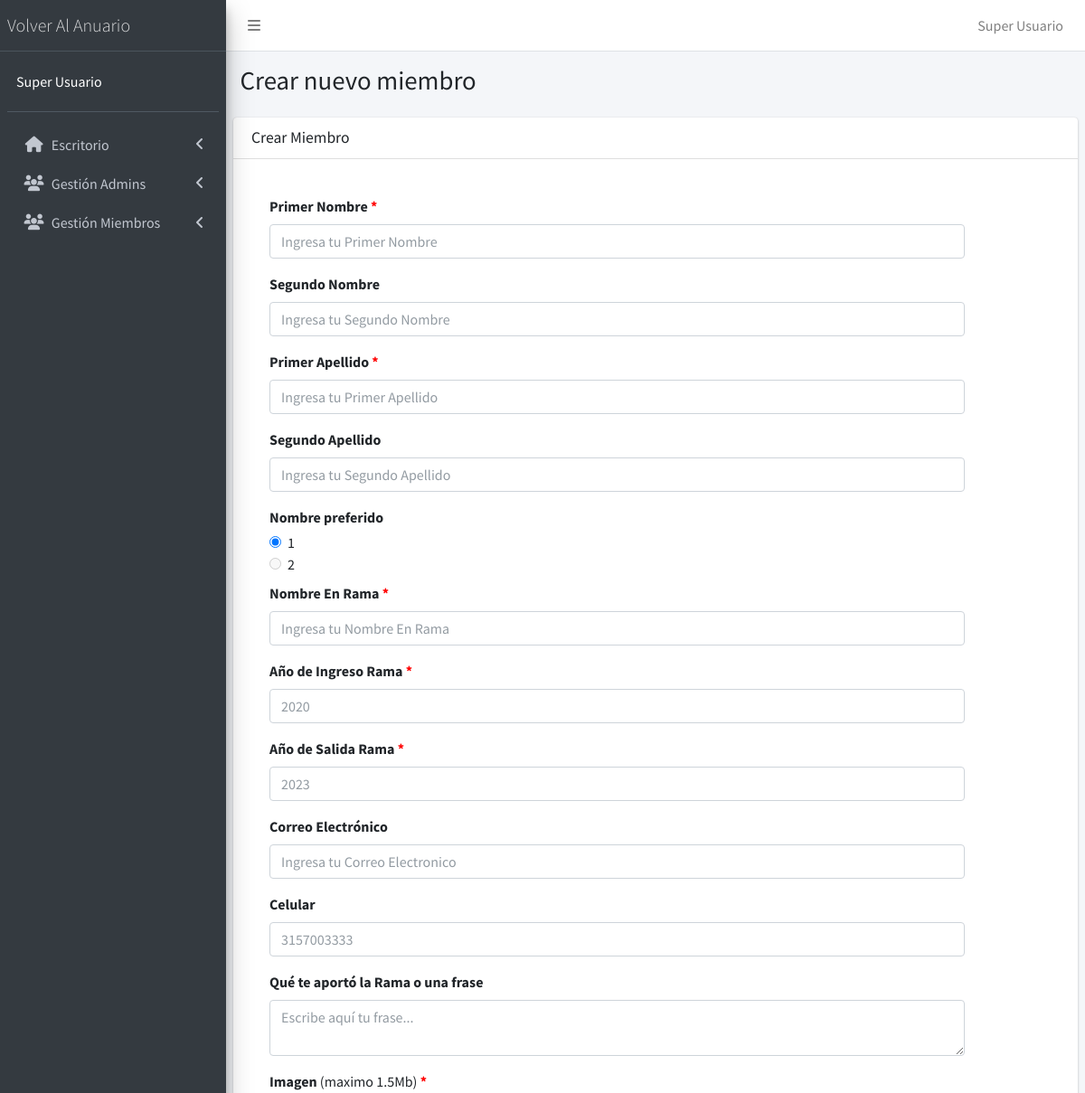
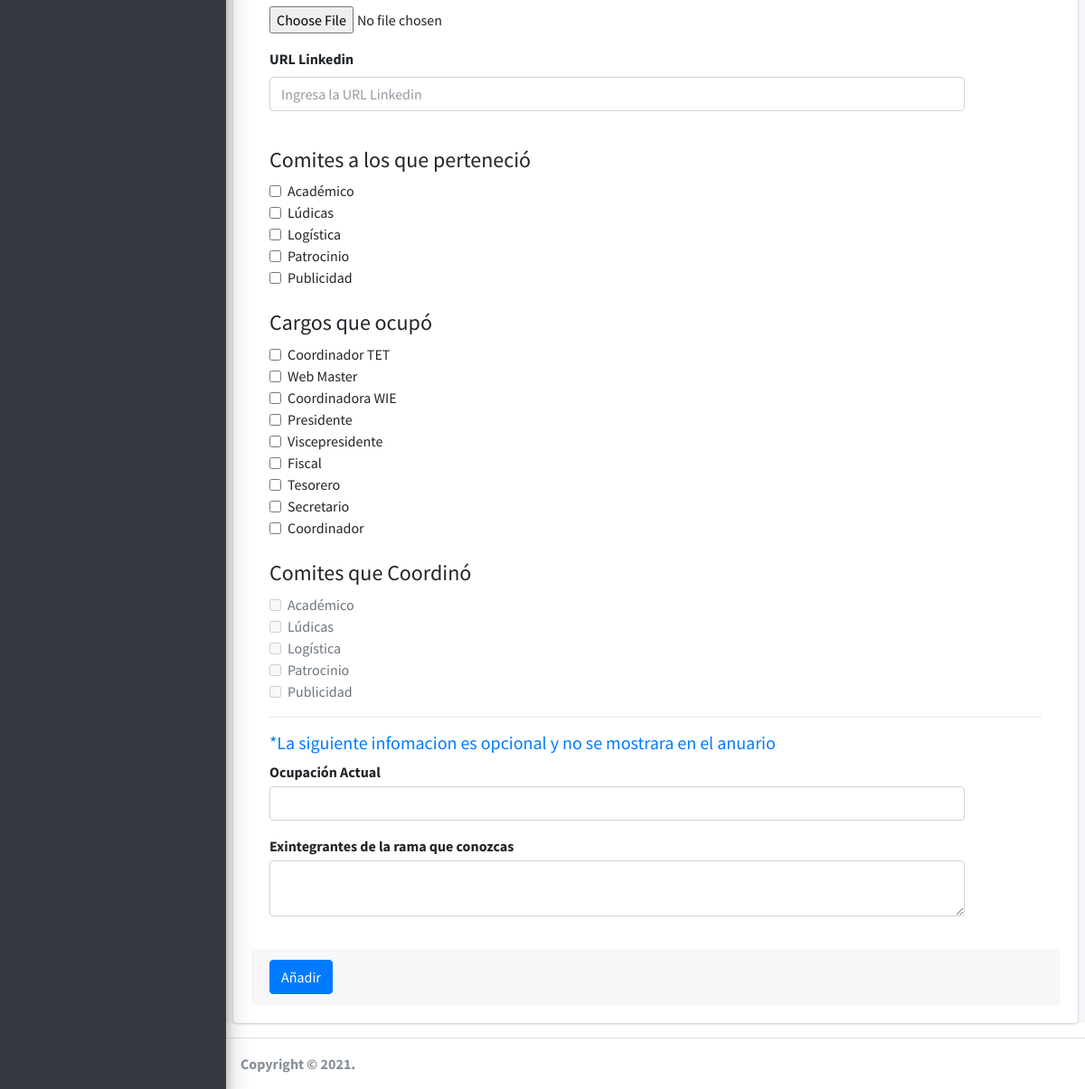
The app's page /admin/crear-miembro.php (signed in) with its own data (2 pictures, top to bottom).
### tables this page shows
CREATE TABLE `comites` (
  `id` int(11) NOT NULL,
  `comite` varchar(20) NOT NULL
);

CREATE TABLE `cargos` (
  `id` int(11) NOT NULL,
  `cargo` varchar(20) NOT NULL
);

### admin/funciones/quitar_tildes.php (called while the page is built)
<?php
function quitar_tildes($cadena) {
$no_permitidas= array ("á","é","í","ó","ú","Á","É","Í","Ó","Ú","ñ","À","Ã","Ì","Ò","Ù","Ã™","Ã ","Ã¨","Ã¬","Ã²","Ã¹","ç","Ç","Ã¢","ê","Ã®","Ã´","Ã»","Ã‚","ÃŠ","ÃŽ","Ã”","Ã›","ü","Ã¶","Ã–","Ã¯","Ã¤","«","Ò","Ã","Ã„","Ã‹");
$permitidas= array ("a","e","i","o","u","A","E","I","O","U","n","N","A","E","I","O","U","a","e","i","o","u","c","C","a","e","i","o","u","A","E","I","O","U","u","o","O","i","a","e","U","I","A","E");
$texto = str_replace($no_permitidas, $permitidas ,$cadena);
return $texto;
}
?>

### templates/datos-miembro.php (the view, shortened to what this page needs)
<div class="card-body">
	<div class="form-group">
		<input type="text" class="form-control" id="primerNombre" name="primerNombre" placeholder="Ingresa tu Primer Nombre" required>
		<label for="primerNombre">Primer Nombre</label>
	</div>
	<div class="form-group">
		<input type="text" class="form-control" id="segundoNombre" name="segundoNombre" placeholder="Ingresa tu Segundo Nombre">
		<label for="segundoNombre">Segundo Nombre</label>
	</div>
	<div class="form-group">
		<input type="text" class="form-control" id="primerApellido" name="primerApellido" placeholder="Ingresa tu Primer Apellido" required>
		<label for="primerApellido">Primer Apellido</label>
	</div>
	<div class="form-group">
		<input type="text" class="form-control" id="segundoApellido" name="segundoApellido" placeholder="Ingresa tu Segundo Apellido">
		<label for="segundoApellido">Segundo Apellido</label>
	</div>
	<label class="mb-1">Nombre preferido</label>
	<div class="form-check">
		<label for="nombrePreferido1" class="form-check-label">1</label>
		<input type="radio" class="form-check-input" id="nombrePreferido1" value=1 name="nombrePreferido" checked>
	</div>
	<div class="form-check mb-2">
		<label for="nombrePreferido2" class="form-check-label">2</label>
		<input type="radio" class="form-check-input" id="nombrePreferido2" value=2 name="nombrePreferido" disabled>
	</div>
	<div class="form-group">
		<input type="text" class="form-control" id="nombreEnRama" name="nombreEnRama" placeholder="Ingresa tu Nombre En Rama" required>
		<label for="nombreEnRama">Nombre En Rama</label>
	</div>
	<div class="form-group">
		<input type="number" class="form-control" id="anioIngresoRama" name="anioIngresoRama" min="1985" max="<?php echo date("Y"); ?>" placeholder="2020" required>
		<label for="anioIngresoRama">Año de Ingreso Rama</label>
	</div>
	<div class="form-group">
		<input type="number" class="form-control" id="anioSalidaRama" name="anioSalidaRama" min="1985" max="<?php echo date("Y") + 2; ?>" placeholder="<?php echo date("Y") + 2; ?>" required>
		<label for="anioSalidaRama">Año de Salida Rama</label>
	</div>
	<div class="form-group">
		<input type="email" class="form-control" id="correo" name="correo" placeholder="Ingresa tu Correo Electronico">
		<label for="correo">Correo Electrónico</label>
	</div>
	<div class="form-group">
		<input type="number" class="form-control" id="celular" name="celular" placeholder="3157003333">
		<label for="celular">Celular</label>
	</div>
	<div class="form-group">
		<textarea type="text" class="form-control" id="frase" name="frase" maxlength="240" placeholder="Escribe aquí tu frase..."></textarea>
		<label for="frase">Qué te aportó la Rama o una frase</label>
	</div>
	<div class="form-group">
		<div class="input-group">
			<input type="file" id="imagen-miembro" name="imagen-miembro" accept="image/png, image/jpeg, image/jpg" required>
			<label for="imagen-miembro">Imagen <span style="font-weight: lighter;">(maximo 1.5Mb)</span></label>
		</div>
	</div>
	<div class="form-group">
		<input type="text" class="form-control" id="urlLinkedin" name="urlLinkedin" placeholder="Ingresa la URL Linkedin">
		<label for="urlLinkedin">URL Linkedin</label>
	</div>
	<br>
	<h4>Comites a los que perteneció</h4>
	<?php
	foreach ($array_comites as $comite) {
		$comite_format = strtolower(quitar_tildes($comite['comite']));
	?>
		<div class="form-check">
			<input type="checkbox" class="form-check-input" id="<?php echo $comite_format; ?>" name="<?php echo $comite_format; ?>" value="<?php echo $comite_format; ?>">
			<label for="<?php echo $comite_format; ?>" class="form-check-label"><?php echo $comite['comite']; ?></label>
		</div>
	<?php
	}
	?>
	<br>
	<h4>Cargos que ocupó</h4>
	<?php
	foreach ($array_cargos as $cargo) {
		if ($cargo['id'] != 10) {
			$cargo_format = lcfirst(str_replace(' ', '', quitar_tildes($cargo['cargo'])));
	?>
			<div class="form-check">
				<input type="checkbox" class="form-check-input" id="<?php echo $cargo_format; ?>" name="<?php echo $cargo_format; ?>" value="<?php echo $cargo_format; ?>">
				<label for="<?php echo $cargo_format; ?>" class="form-check-label"><?php echo $cargo['cargo'] ?></label>
			</div>
	<?php
		}
	}
	?>
	<br>
	<h4>Comites que Coordinó</h4>
	<?php
	foreach ($array_comites as $comite) {
		$comite_format = strtolower(quitar_tildes($comite['comite']));
	?>
		<div class="form-check">
			<input type="checkbox" class="form-check-input" id="<?php echo 'coord_' . $comite_format; ?>" name="<?php echo 'coord_' . $comite_format; ?>" value="<?php echo 'coord' . $comite_format; ?>" disabled>
			<label for="<?php echo 'coord_' . $comite_format; ?>" class="form-check-label"><?php echo $comite['comite']; ?></label>
		</div>
	<?php
	}
	?>
	<hr class="mt-3">
	<h5 class="mt-3 text-primary">*La siguiente infomacion es opcional y no se mostrara en el anuario</h5>
	<div class="form-group">
		<input class="form-control" type="text" name="ocupacionActual" id="ocupacionActual">
		<label class="mb-1" for="">Ocupación Actual</label>
	</div>
	<div class="form-group">
		<textarea class="form-control" type="text" name="contactos" id="contactos"></textarea>
		<label class="mb-1" for="">Exintegrantes de la rama que conozcas</label>
	</div>
</div>

### admin/css/admin.css (style rules this page uses)
.form-group, .form-group .input-group { display: flex; flex-direction: column-reverse; height: fit-content; width: 90%; }
.form-check { display: flex; flex-direction: row; align-items: center; }
.form-check-input { margin-top: 0; }
input:required + label::after, textarea:required + label::after { content: " *"; color: red; }

### records on screen
comites: comite "Académico"
comites: comite "Lúdicas"
comites: comite "Logística"
comites: comite "Patrocinio"
comites: comite "Publicidad"
cargos: cargo "Coordinador TET"
cargos: cargo "Web Master"
cargos: cargo "Coordinadora WIE"
cargos: cargo "Presidente"
cargos: cargo "Viscepresidente"
cargos: cargo "Fiscal"
cargos: cargo "Tesorero"
cargos: cargo "Secretario"
cargos: cargo "Coordinador"

### other values on screen
$_SESSION['nombre'] "Super Usuario"
